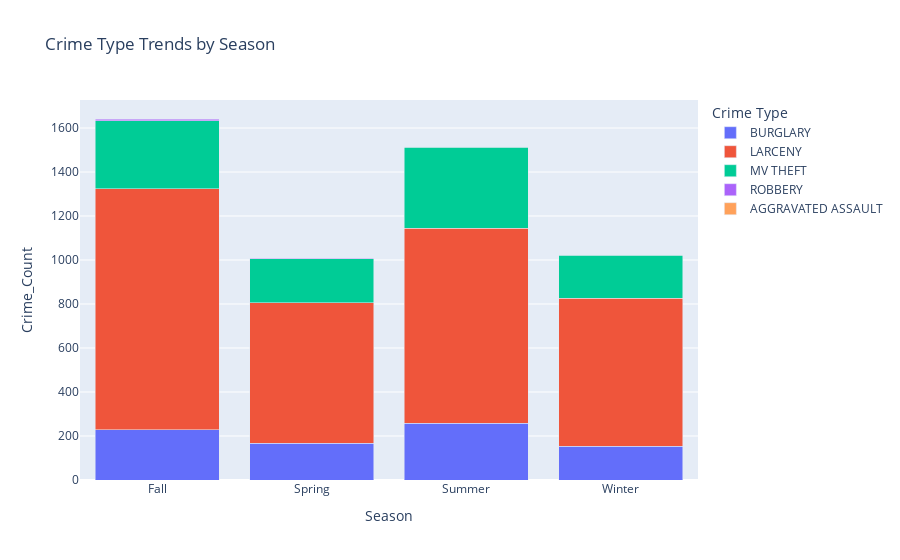

The code cell stored with this chart in its notebook:
### Code cell
import pandas as pd
import plotly.express as px

# Load your dataset
crime_df_23 = pd.read_csv('/workspaces/Crime-Prediction-Analysis/Dataset/crime_df_23_un.csv')

# Parse dates
crime_df_23['DATEEND'] = pd.to_datetime(crime_df_23['DATEEND'], errors='coerce')

# Define seasons
def get_season(month):
    if month in [12, 1, 2]:
        return 'Winter'
    elif month in [3, 4, 5]:
        return 'Spring'
    elif month in [6, 7, 8]:
        return 'Summer'
    else:
        return 'Fall'

crime_df_23['Season'] = crime_df_23['DATEEND'].dt.month.apply(get_season)

# Fix column name if needed
if 'CODE DEFINED' in crime_df_23.columns:
    crime_df_23.rename(columns={'CODE DEFINED': 'CODE_DEFINED'}, inplace=True)

# Group data
crime_season_summary = crime_df_23.groupby(['Season', 'CODE_DEFINED']).size().reset_index(name='Crime_Count')

# Sort seasons properly
season_order = ['Spring', 'Summer', 'Fall', 'Winter']
crime_season_summary['Season'] = pd.Categorical(crime_season_summary['Season'], categories=season_order, ordered=True)

# Plot
fig = px.bar(
    crime_season_summary,
    x='Season',
    y='Crime_Count',
    color='CODE_DEFINED',
    title='Crime Type Trends by Season',
    labels={'CODE_DEFINED': 'Crime Type'}
)

fig.update_layout(barmode='stack')
fig.show()

### Figure 1 — Plotly figure (JSON) as saved in the notebook; plotly's stock layout.template omitted (floating-point values rounded to 4 significant figures)
{"data": [{"hovertemplate": "Crime Type=BURGLARY<br>Season=%{x}<br>Crime_Count=%{y}<extra></extra>", "legendgroup": "BURGLARY", "marker": {"color": "#636efa", "pattern": {"shape": ""}}, "name": "BURGLARY", "orientation": "v", "showlegend": true, "textposition": "auto", "type": "bar", "x": ["Fall", "Spring", "Summer", "Winter"], "xaxis": "x", "y": [229, 166, 257, 154], "yaxis": "y"}, {"hovertemplate": "Crime Type=LARCENY<br>Season=%{x}<br>Crime_Count=%{y}<extra></extra>", "legendgroup": "LARCENY", "marker": {"color": "#EF553B", "pattern": {"shape": ""}}, "name": "LARCENY", "orientation": "v", "showlegend": true, "textposition": "auto", "type": "bar", "x": ["Fall", "Spring", "Summer", "Winter"], "xaxis": "x", "y": [1095, 639, 887, 673], "yaxis": "y"}, {"hovertemplate": "Crime Type=MV THEFT<br>Season=%{x}<br>Crime_Count=%{y}<extra></extra>", "legendgroup": "MV THEFT", "marker": {"color": "#00cc96", "pattern": {"shape": ""}}, "name": "MV THEFT", "orientation": "v", "showlegend": true, "textposition": "auto", "type": "bar", "x": ["Fall", "Spring", "Summer", "Winter"], "xaxis": "x", "y": [310, 200, 368, 195], "yaxis": "y"}, {"hovertemplate": "Crime Type=ROBBERY<br>Season=%{x}<br>Crime_Count=%{y}<extra></extra>", "legendgroup": "ROBBERY", "marker": {"color": "#ab63fa", "pattern": {"shape": ""}}, "name": "ROBBERY", "orientation": "v", "showlegend": true, "textposition": "auto", "type": "bar", "x": ["Fall", "Spring", "Summer", "Winter"], "xaxis": "x", "y": [7, 2, 2, 1], "yaxis": "y"}, {"hovertemplate": "Crime Type=AGGRAVATED ASSAULT<br>Season=%{x}<br>Crime_Count=%{y}<extra></extra>", "legendgroup": "AGGRAVATED ASSAULT", "marker": {"color": "#FFA15A", "pattern": {"shape": ""}}, "name": "AGGRAVATED ASSAULT", "orientation": "v", "showlegend": true, "textposition": "auto", "type": "bar", "x": ["Summer"], "xaxis": "x", "y": [1], "yaxis": "y"}], "layout": {"barmode": "stack", "legend": {"title": {"text": "Crime Type"}, "tracegroupgap": 0}, "title": {"text": "Crime Type Trends by Season"}, "xaxis": {"anchor": "y", "domain": [0, 1], "title": {"text": "Season"}}, "yaxis": {"anchor": "x", "domain": [0, 1], "title": {"text": "Crime_Count"}}}}
